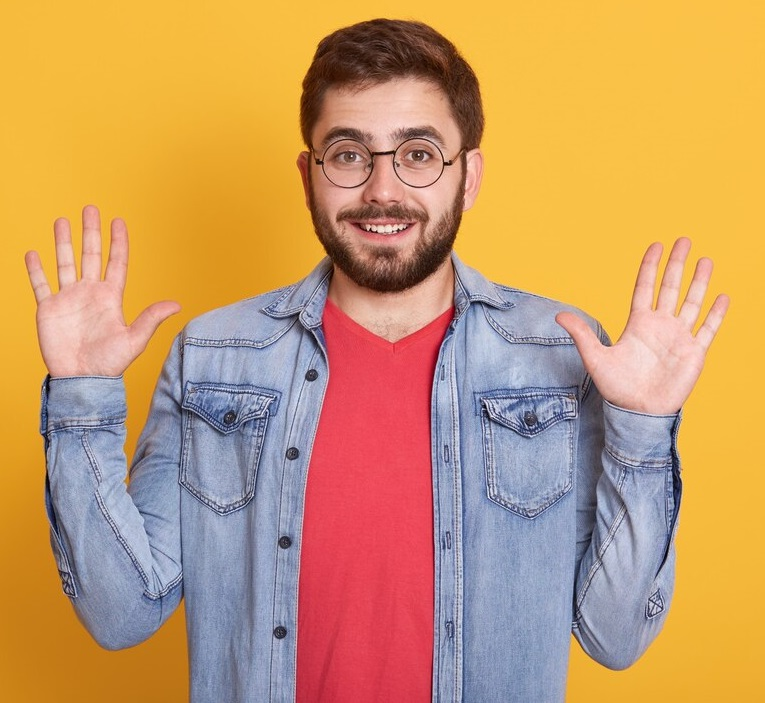
#> input picture images/1.jpg, 765 x 703 px
$ python image_filtaring.py
#> lines starting #> are read from the running program, lines starting #| are printed output that depends on the picture
import numpy as np
import matplotlib.pyplot as plt

def convolve(image, kernel):
    # Get the dimensions of the image and kernel
    image_height, image_width = image.shape
    kernel_height, kernel_width = kernel.shape

    # Initialize an empty output image
    output_image = np.zeros_like(image)

    # Pad the image to handle borders
    padded_image = np.pad(image, ((1, 1), (1, 1)), mode='edge')

    # Perform convolution
    for i in range(image_height):
        for j in range(image_width):
            # Extract the region of interest
            roi = padded_image[i:i+kernel_height, j:j+kernel_width]

            # Apply the kernel
            output_image[i, j] = np.sum(roi * kernel)

    return output_image

# Load the image
image = plt.imread('images/1.jpg')
#> image is the input picture: shape (703, 765, 3); mean R, G, B 199.5, 153, 104.8

# Convert to grayscale if necessary
if len(image.shape) > 2:
    image = np.mean(image, axis=2).astype(np.uint8)
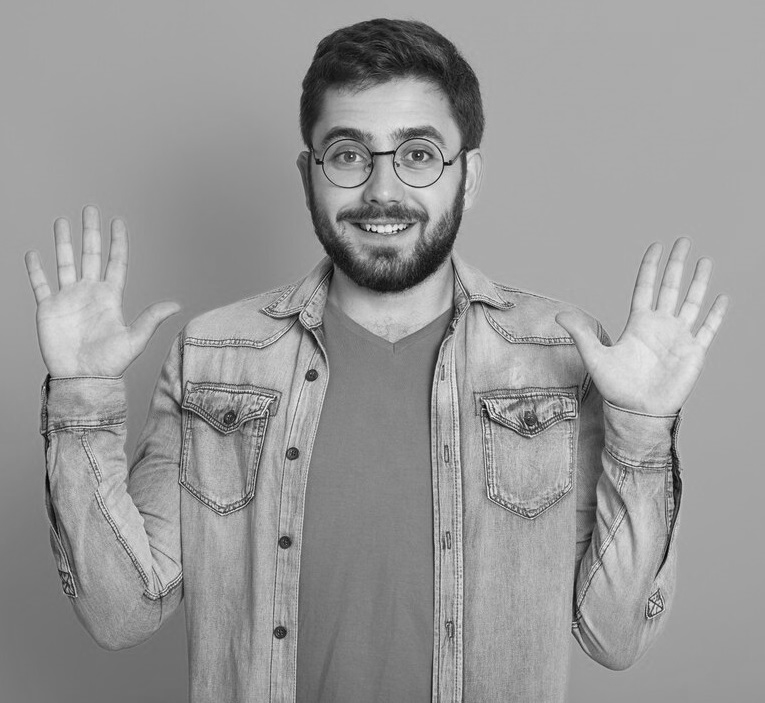
#> image: shape (703, 765); min 2, max 250, mean 152

# Define the filter kernel (e.g., a simple averaging filter)
filter_kernel = np.array([[1, 1, 1],
                          [1, 1, 1],
                          [1, 1, 1]]) / 9  # Normalize to maintain brightness

# Perform convolution
filtered_image = convolve(image, filter_kernel)

# Plot the original and filtered images
plt.figure(figsize=(10, 5))

plt.subplot(1, 2, 1)
plt.imshow(image, cmap='gray')
plt.title('Original Image')
plt.axis('off')

plt.subplot(1, 2, 2)
plt.imshow(filtered_image, cmap='gray')
plt.title('Filtered Image')
plt.axis('off')

plt.show()
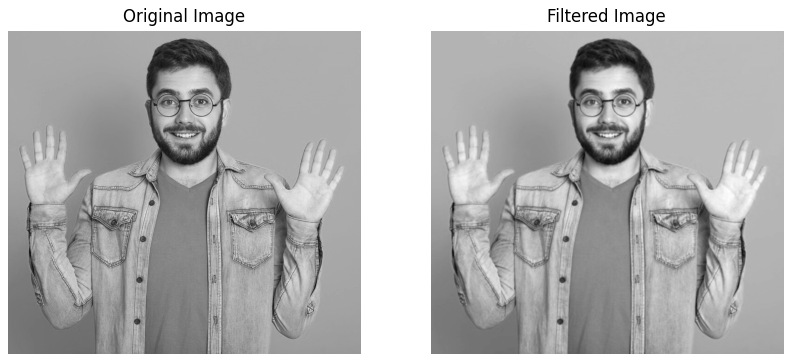
#> figure drawn by matplotlib, 2 panels

# python image_filtaring.py
